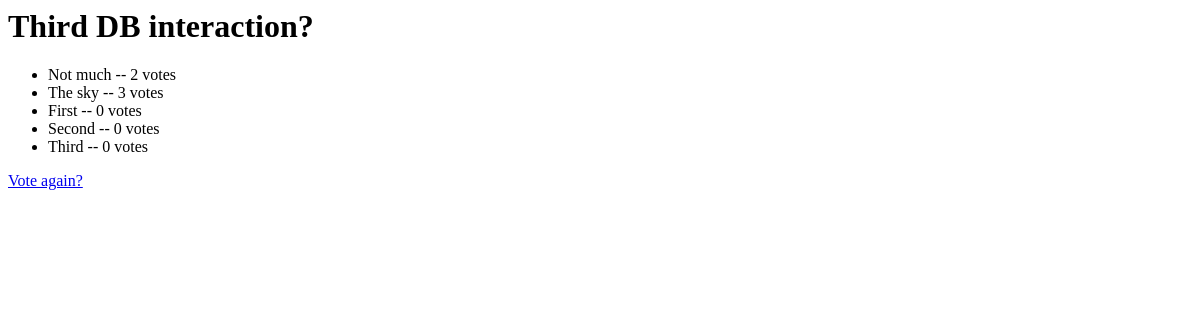
The app's page /polls/3/results/, older data.
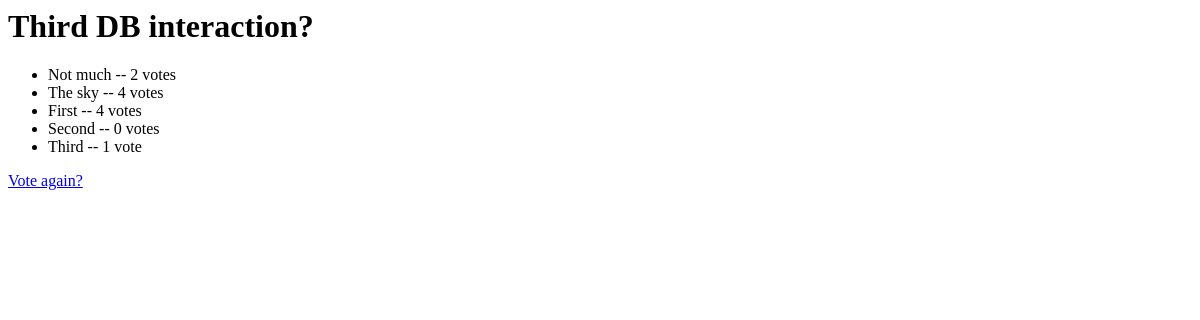
The same page, newer data.
### polls/models.py (models this page shows, shortened)
class Question(models.Model):
    question_text = models.CharField(max_length=200)
    pub_date = models.DateTimeField('date published')

class Choice(models.Model):
    question = models.ForeignKey(Question)
    choice_text = models.CharField(max_length=200)
    votes = models.IntegerField(default=0)

### polls/views.py (the view)
# urls.py: url(r'^(?P<pk>\d+)/results/$', views.ResultsView.as_view(), name='results'),
class ResultsView(generic.DetailView):
    model = Question
    template_name = 'polls/result.html'

### polls/templates/polls/result.html
<h1>{{ question.question_text }}</h1>
<ul>
{% for choice in question.choice_set.all %}
    <li>{{ choice.choice_text }} -- {{ choice.votes }} vote{{ choice.votes|pluralize }}</li>
{% endfor %}
</ul>
<a href="{% url 'polls:detail' question.id %}">Vote again?</a>

Row changes from the older to the newer data that the page shows:
changed Choice "The sky": votes "3" → "4"
changed Choice "First": votes "0" → "4"
changed Choice "Third": votes "0" → "1"
